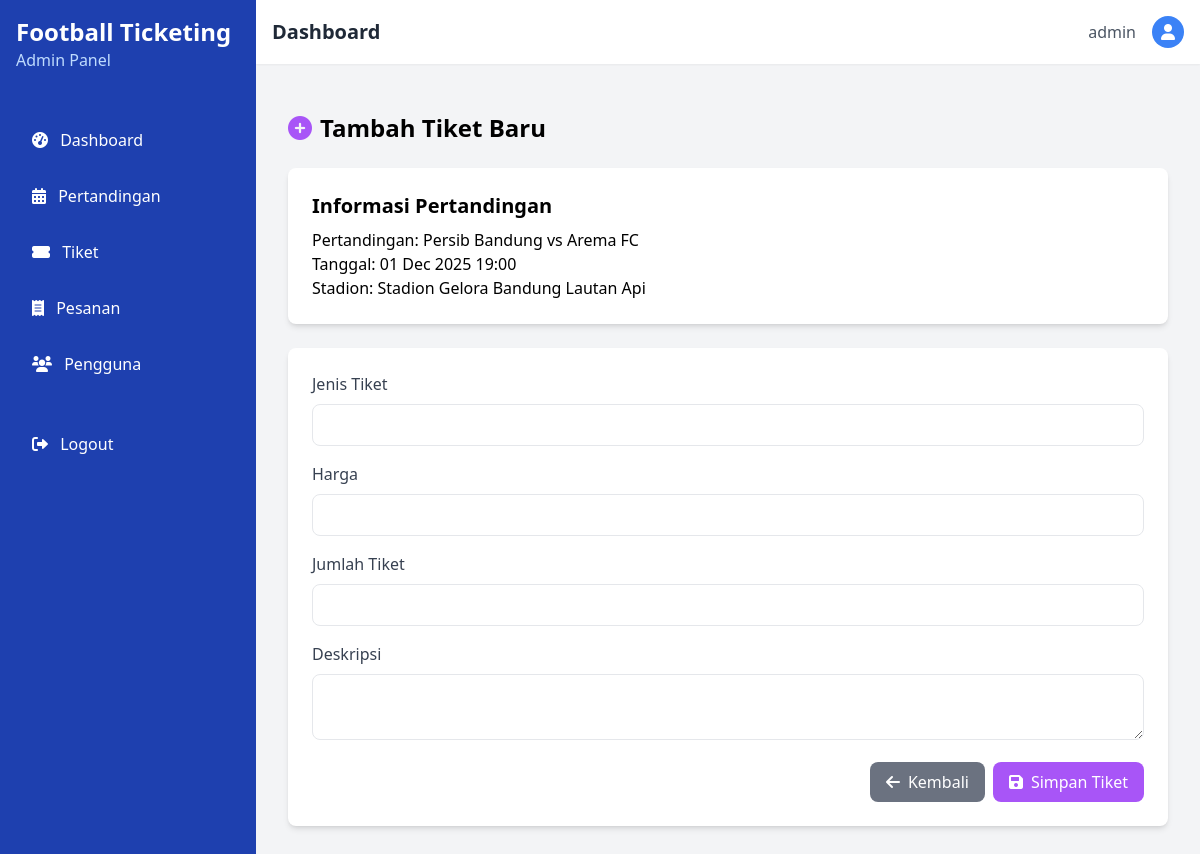
/admin/tickets/create_tickets.php?match_id=2 (signed in), run on an earlier commit of the app's database.
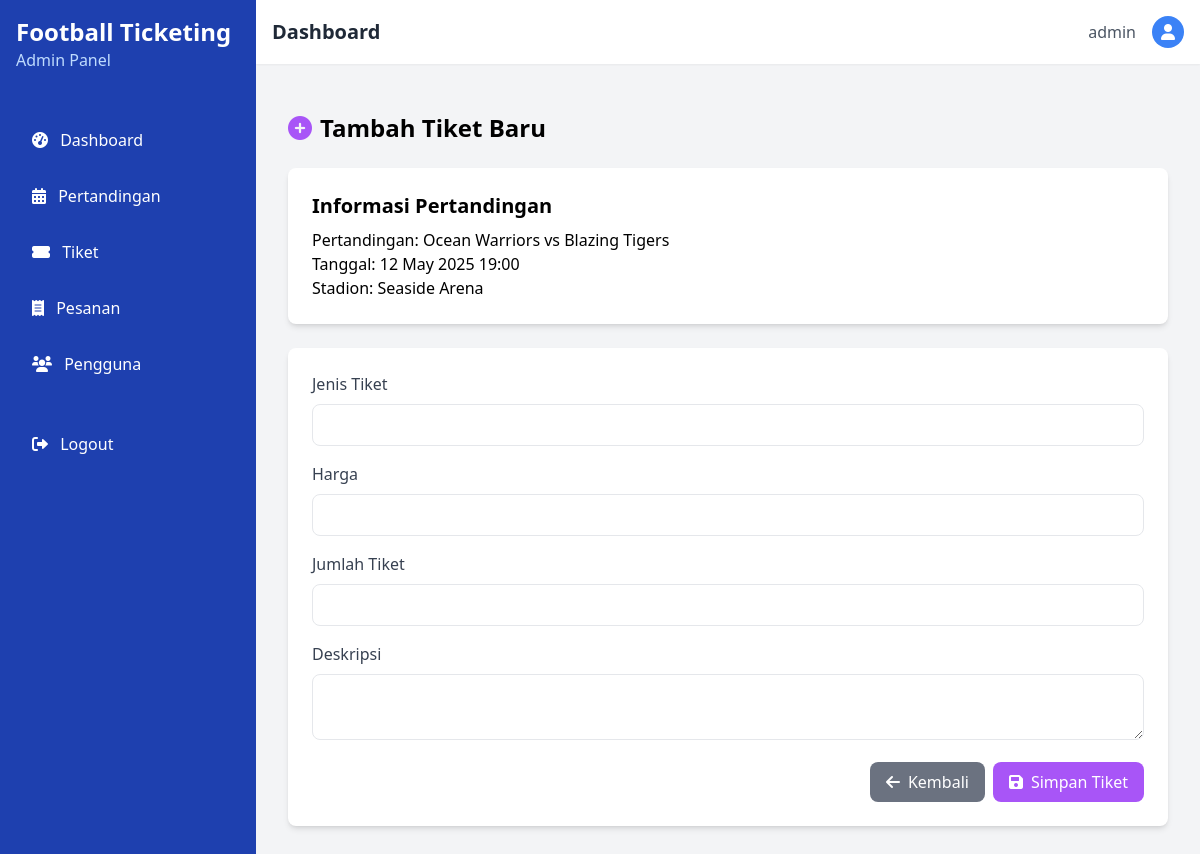
And on a later commit of the database.
### tables this page shows
CREATE TABLE `matches` (
  `id` int NOT NULL AUTO_INCREMENT,
  `team_home` varchar(100) NOT NULL,
  `team_away` varchar(100) NOT NULL,
  `match_date` datetime NOT NULL,
  `stadium` varchar(100) NOT NULL,
  `description` text,
  `created_at` timestamp NULL DEFAULT CURRENT_TIMESTAMP,
  `is_completed` tinyint(1) DEFAULT '0',
  PRIMARY KEY (`id`)
);

### admin/tickets/create_tickets.php (the view, shortened to what this page needs)
<?php
require_once '../../config/database.php';
$match_id = $_GET['match_id'];
$stmt = $pdo->prepare("SELECT * FROM matches WHERE id = ?");
$stmt->execute([$match_id]);
$match = $stmt->fetch(PDO::FETCH_ASSOC);
?>
<!DOCTYPE html>
<html lang="en">
<head>
    <script src="https://cdn.tailwindcss.com"></script>
    <link rel="stylesheet" href="https://cdnjs.cloudflare.com/ajax/libs/font-awesome/6.0.0/css/all.min.css">
</head>
<body class="bg-gray-100">
    <?php include './includes/admin_header.php'; ?>
    <div class="container mx-auto px-4 py-8">
        <h1 class="text-2xl font-bold mb-6">
            <i class="fas fa-plus-circle text-purple-500 mr-2"></i>Tambah Tiket Baru
        </h1>
        <div class="bg-white p-6 rounded-lg shadow-md mb-6">
            <h2 class="text-xl font-semibold mb-2">Informasi Pertandingan</h2>
            <p><span class="font-medium">Pertandingan:</span> <?= htmlspecialchars($match['team_home']) ?> vs <?= htmlspecialchars($match['team_away']) ?></p>
            <p><span class="font-medium">Tanggal:</span> <?= (new DateTime($match['match_date']))->format('d M Y H:i') ?></p>
            <p><span class="font-medium">Stadion:</span> <?= htmlspecialchars($match['stadium']) ?></p>
        </div>
        <form method="POST" class="bg-white p-6 rounded-lg shadow-md">
            <div class="mb-4">
                <label class="block text-gray-700 mb-2" for="ticket_type">Jenis Tiket</label>
                <input type="text" id="ticket_type" name="ticket_type" required
                       class="w-full px-3 py-2 border rounded-lg">
            </div>
            <div class="mb-4">
                <label class="block text-gray-700 mb-2" for="price">Harga</label>
                <input type="number" step="0.01" id="price" name="price" required
                       class="w-full px-3 py-2 border rounded-lg">
            </div>
            <div class="mb-4">
                <label class="block text-gray-700 mb-2" for="quantity">Jumlah Tiket</label>
                <input type="number" id="quantity" name="quantity" required min="1"
                       class="w-full px-3 py-2 border rounded-lg">
            </div>
            <div class="mb-4">
                <label class="block text-gray-700 mb-2" for="description">Deskripsi</label>
                <textarea id="description" name="description"
                          class="w-full px-3 py-2 border rounded-lg"></textarea>
            </div>
            <div class="flex justify-end">
                <a href="../matches.php" class="bg-gray-500 text-white px-4 py-2 rounded-lg hover:bg-gray-600 mr-2">
                    <i class="fas fa-arrow-left mr-2"></i>Kembali
                </a>
                <button type="submit" class="bg-purple-500 hover:bg-purple-600 text-white px-4 py-2 rounded-lg">
                    <i class="fas fa-save mr-2"></i>Simpan Tiket
                </button>
            </div>
        </form>
    </div>
</body>
</html>

What changed in the data, as far as the page shows it:
changed matches: team_home "Persib Bandung" → "Ocean Warriors"; team_away "Arema FC" → "Blazing Tigers"; match_date "01 Dec 2025 19:00" → "12 May 2025 19:00"; stadium "Stadion Gelora Bandung Lautan Api" → "Seaside Arena"
